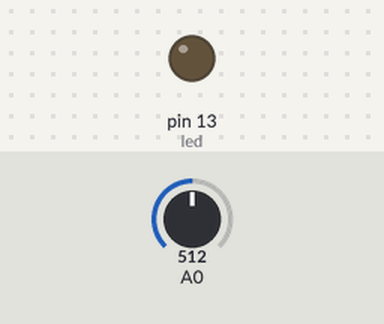
The sketch below on a simulated Arduino Uno, built with avr-gcc and run on an emulated ATmega328P. On the bench: output pins drawn as LEDs (lit = HIGH). The test bench sets the inputs (shaded band); at power-on: A0 = 512.

Above: at 1.2 s.
1.3 s: A0 set to 521
At 1.8 s:
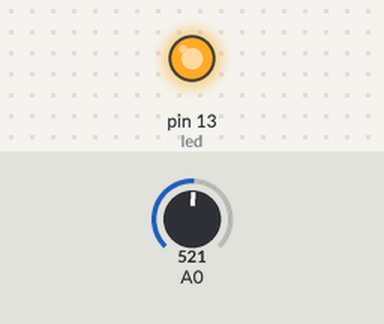
2.8 s: A0 set to 511
At 4.0 s:
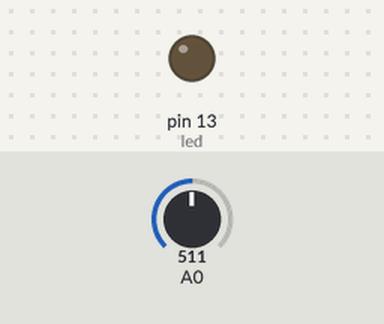
4.3 s: A0 set to 716
At 5.3 s:
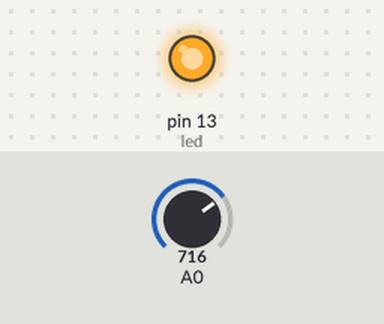
Timing chart, 0 to 7.3 s (numbered marks = the images above; inputs shaded):
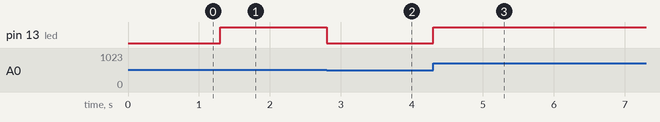

The sketch:

PotLed.ino
```cpp
int led = 13;
unsigned int valorLido;
unsigned int pwm;

void setup() {
  pinMode(led, OUTPUT);
}

void loop() {
  valorLido = analogRead(A0);
  pwm = map(valorLido, 0, 1023, 0, 255);
  analogWrite(led,pwm);
}
```

Measured:
- the behaviour switches between 513 and 514 on A0 (found by bisection; images 0 and 1)
- after the input at 1.3 s, pin 13 (led): LOW → HIGH at once
- after the input at 2.8 s, pin 13 (led): HIGH → LOW at once
- after the input at 4.3 s, pin 13 (led): LOW → HIGH at once
